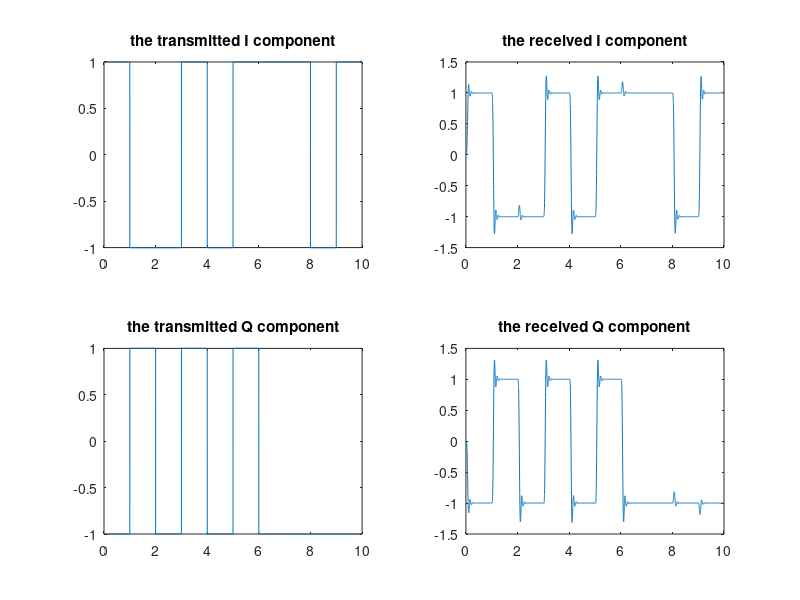

Reproduce this figure in MATLAB.
clc,clear;
t=0:0.001:10;
uc=zeros(1,length(t));
ucrec=zeros(1,length(t));
us=zeros(1,length(t));
usrec=zeros(1,length(t));
up1=zeros(1,length(t));
up2=zeros(1,length(t));
up=zeros(1,length(t));
vcoff=zeros(1,length(t));
vsoff=zeros(1,length(t));
% the below for loop generates the message signal 
for n=1:10
    val1=randi([0 1],1);
    if(val1<0.5);val1=-1;else;val1=1;end
    val2=randi([0 1],1);
    if(val2<0.5);val2=-1;else;val2=1;end
    for i=(n-1):0.001:n
        index=round(i*1000)+1;
        uc(index)=val1;
        us(index)=val2;
    end
end
% subplot(2,1,1)
% plot(0:0.001:10,uc);
% title('the I component');
% subplot(2,1,2)
% plot(0:0.001:10,us);
% title('the Q component');
% the below for loop generates the passband signal from the baseband signal
for i=t
    index=round(i*1000)+1;
    up1(index)=uc(index)*cos(40*pi*i);
    up2(index)=us(index)*sin(40*pi*i);
    up(index)=up1(index)-up2(index);
end
% subplot(3,1,1)
% plot(t,up1);
% title('Modulated I component');
% subplot(3,1,2)
% plot(t,up2);
% title('Modulated Q component');
% subplot(3,1,3)
% plot(t,up);
% title('Passband signal');
fc=10; % change this frequency to change the resolution of the ourput signal
fs=1000;
theta=0;
[b,a]=butter(6,2*fc/fs);
% the below for loop generates the signals after demodulation 
for i=t
    index=round(i*1000)+1;
    ucrec(index)=2*up(index)*cos(40*i*pi+theta);
    usrec(index)=-2*up(index)*sin(40*i*pi+theta);
end
% subplot(2,1,1)
% plot(t,ucrec);
% subplot(2,1,2)
% plot(t,usrec);
% the demodulated signal has to be filtered to get only the message signals
vc=filter(b,a,ucrec);
vs=filter(b,a,usrec);
% the below for loop tries to remove the offset 
for i=t
    index=round(i*1000)+1;
    vcoff(index)=vc(index)*cos(theta*i)-vs(index)*sin(theta*i);
    vsoff(index)=1*vs(index)*cos(theta*i)+vc(index)*sin(theta*i);
end
% title('the phase is pi/4');
subplot(2,2,1)
plot(t,uc);
title('the transmitted I component');
subplot(2,2,2)
plot(t,vcoff);
title('the received I component');
subplot(2,2,3)
plot(t,us);
title('the transmitted Q component');
subplot(2,2,4)
plot(t,vsoff);
title('the received Q component');